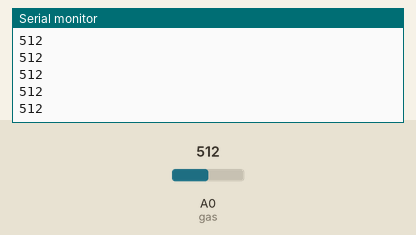
This sketch was run on a simulated Arduino Uno, built with avr-gcc and run on an emulated ATmega328P. On the bench: the last lines printed to the serial monitor. The inputs (shaded band) are chosen by the test bench; at power-on: A0 (gas) = 512.

Above: at 1.2 s.
1.3 s: A0 (gas) set to 716
At 2.1 s:
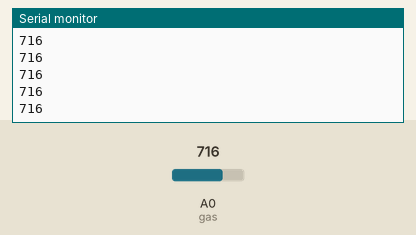
2.8 s: A0 (gas) set to 900
At 3.5 s:
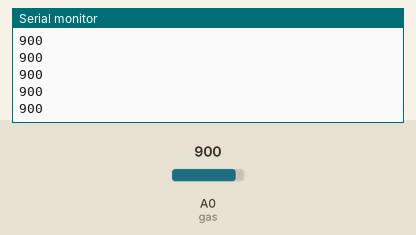
Timing chart, 0 to 5.8 s (numbered marks = the images above; inputs shaded):
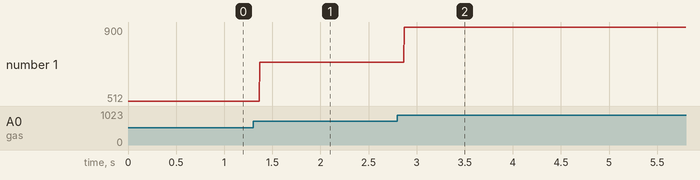

Measured:
- after the input at 1.3 s, the serial monitor: prints a new line after 0.07 s (image 1)
- after the input at 2.8 s, the serial monitor: prints a new line after 0.07 s (image 2)
- plotted number 1: 512 → 716 after the input at 1.3 s, 716 → 900 after the input at 2.8 s

The sketch:

9.GASsensorREADING_jul17.ino
```cpp
int gas = A0;

void setup() {
  pinMode(gas, INPUT);
  Serial.begin(9600);
}

void loop() {
  int value = analogRead(gas);
  Serial.println(value);

}
```
